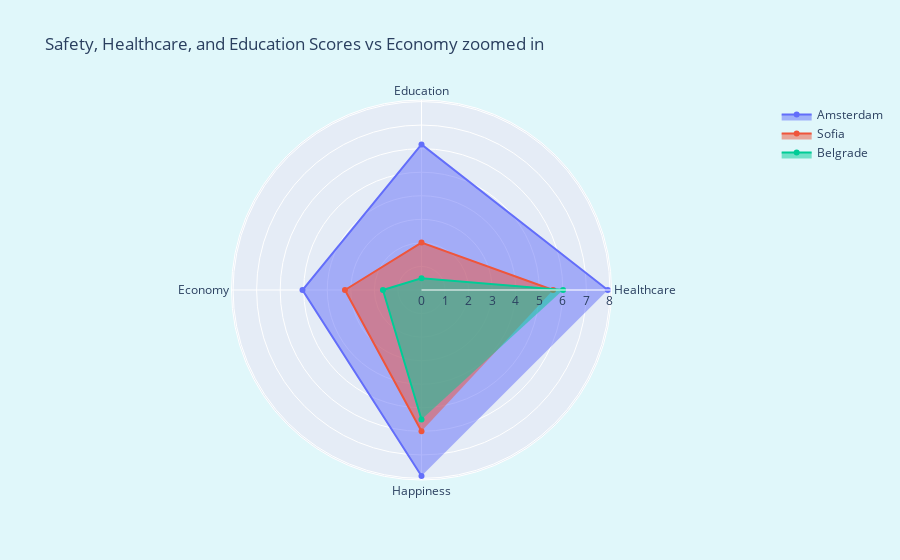

Write notebook code for a chart like this one.
### Code cell
ua_renamed_df = ua_scores_df.rename(columns={'ua_name': 'City'})
merged_ua_train_df = pd.merge(train_df, ua_renamed_df, on='City')

subset_df = merged_ua_train_df[merged_ua_train_df['City'].isin(['Belgrade', 'Amsterdam', 'Sofia'])]

subset_df.head()

# subset_df_to_use['Happiness_Score'].head()

# Radar chart
fig_radar = go.Figure()

for _, row in subset_df.iterrows():
    fig_radar.add_trace(go.Scatterpolar(
        r=[row['healthcare'], row['education'], row['economy'], row['Happiness_Score']],
        theta=['Healthcare', 'Education', 'Economy', 'Happiness'],
        fill='toself',
        name=row['City']
    ))

fig_radar.update_layout(
    polar=dict(
        radialaxis=dict(visible=True)
    ),
    title='Safety, Healthcare, and Education Scores vs Economy zoomed in'
)

fig_radar.show()

### Figure 1 — Plotly figure (JSON) as saved in the notebook; plotly's stock layout.template omitted (floating-point values rounded to 4 significant figures)
{"data": [{"fill": "toself", "name": "Amsterdam", "r": [7.907, 6.18, 5.053, 7.9], "theta": ["Healthcare", "Education", "Economy", "Happiness"], "type": "scatterpolar"}, {"fill": "toself", "name": "Sofia", "r": [5.587, 2.014, 3.25, 6], "theta": ["Healthcare", "Education", "Economy", "Happiness"], "type": "scatterpolar"}, {"fill": "toself", "name": "Belgrade", "r": [6.01, 0.5, 1.638, 5.5], "theta": ["Healthcare", "Education", "Economy", "Happiness"], "type": "scatterpolar"}], "layout": {"polar": {"radialaxis": {"visible": true}}, "title": {"text": "Safety, Healthcare, and Education Scores vs Economy zoomed in"}}}
